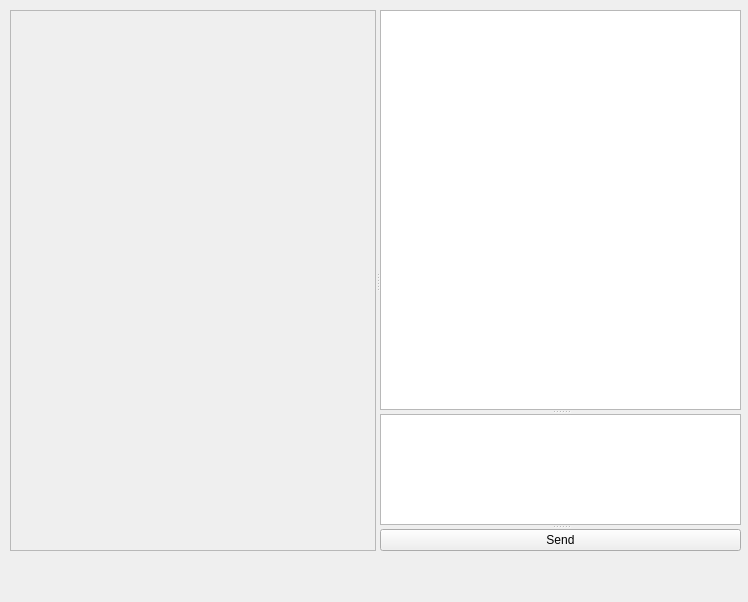
<?xml version="1.0" encoding="UTF-8"?>
<ui version="4.0">
 <class>MainWindow</class>
 <widget class="QMainWindow" name="MainWindow">
  <property name="geometry">
   <rect>
    <x>0</x>
    <y>0</y>
    <width>748</width>
    <height>602</height>
   </rect>
  </property>
  <property name="windowTitle">
   <string>MainWindow</string>
  </property>
  <widget class="QWidget" name="mainView">
   <widget class="QSplitter" name="mainContent">
    <property name="geometry">
     <rect>
      <x>10</x>
      <y>10</y>
      <width>731</width>
      <height>541</height>
     </rect>
    </property>
    <property name="orientation">
     <enum>Qt::Horizontal</enum>
    </property>
    <widget class="QFrame" name="webView">
     <property name="minimumSize">
      <size>
       <width>260</width>
       <height>300</height>
      </size>
     </property>
     <property name="frameShape">
      <enum>QFrame::StyledPanel</enum>
     </property>
     <property name="frameShadow">
      <enum>QFrame::Raised</enum>
     </property>
    </widget>
    <widget class="QSplitter" name="splitter">
     <property name="minimumSize">
      <size>
       <width>260</width>
       <height>0</height>
      </size>
     </property>
     <property name="orientation">
      <enum>Qt::Vertical</enum>
     </property>
     <widget class="QTextBrowser" name="msgBrowser">
      <property name="minimumSize">
       <size>
        <width>0</width>
        <height>400</height>
       </size>
      </property>
     </widget>
     <widget class="QTextEdit" name="sendEdit">
      <property name="sizePolicy">
       <sizepolicy hsizetype="Preferred" vsizetype="Preferred">
        <horstretch>0</horstretch>
        <verstretch>0</verstretch>
       </sizepolicy>
      </property>
     </widget>
     <widget class="QPushButton" name="sendBtn">
      <property name="sizePolicy">
       <sizepolicy hsizetype="Preferred" vsizetype="Preferred">
        <horstretch>0</horstretch>
        <verstretch>0</verstretch>
       </sizepolicy>
      </property>
      <property name="text">
       <string>Send</string>
      </property>
     </widget>
    </widget>
   </widget>
  </widget>
  <widget class="QMenuBar" name="menubar">
   <property name="geometry">
    <rect>
     <x>0</x>
     <y>0</y>
     <width>748</width>
     <height>23</height>
    </rect>
   </property>
  </widget>
  <action name="actionSendMsg">
   <property name="text">
    <string>SendMsg</string>
   </property>
  </action>
 </widget>
 <resources/>
 <connections/>
</ui>
